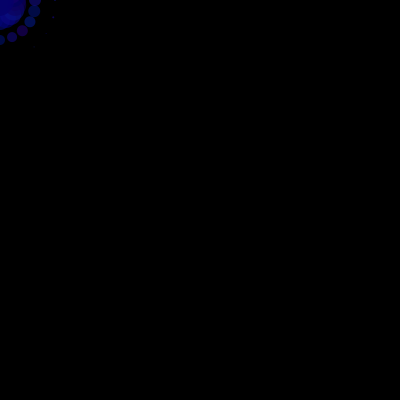
Frame 1 (no input)
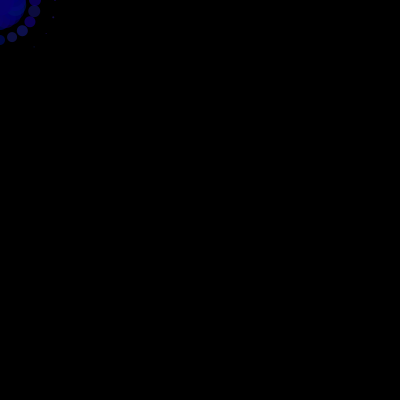
Frame 60 (the mouse pressed at the canvas centre just before this capture)
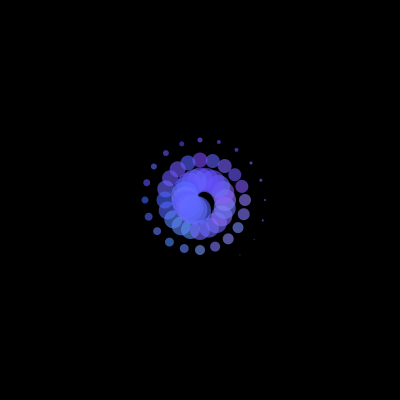
Frame 120 (the mouse held since frame 60 and released just before this capture)

The Processing sketch that drew these frames (run headless with seeded random() and noise(); from frame 60 on, the mouse is pressed at the canvas centre):

// Processing sketch: processing_2003
// ── processing_2003.pde

/**
 * Magic Snail
 * Based in "StoryingInput" sketch from the examples
 *
 * (cc) Alejandro Zahler, 2009
 */
 
int num = 60;
float mx[] = new float[num];
float my[] = new float[num];

void setup() 
{
  size(400, 400);
  smooth();
  noStroke();
  fill(255, 153); 

}

void draw() 
{
  background(0);  //51
  
  // Reads throught the entire array
  // and shifts the values to the left
  for(int i=1; i<num; i++) {
    mx[i-1] = mx[i];
    my[i-1] = my[i];
  } 
  // Add the new values to the end of the array
  mx[num-1] = mouseX;
  my[num-1] = mouseY;

  for(int i=0; i<num; i++) {

    float inc = TWO_PI*0.05;    // periodity of circles' path. Period = 20

   float factorX =(num-i)+(mx[num-1]/width)*20;  // 80 max
   
   float factorY =(num-i)+(my[num-1]/height)*20;  // 80 max
  
  // The x and y positions, plus the sinusoidal deviation.
  //***
  // The sinusoidal element decreases as i increases. In this way
  // the path of the circles converge.
   float ellipseX=mx[i]+factorX*sin(inc*i); // +/-80 + [0 to width]
   float ellipseY=my[i]+factorY*cos(inc*i); // +/-80 + [0 to height]
   
   // The R and G channels depend on the position of the circle
   // (including the sinusoidal component).
   // Also, it is influenced by random elemnent that give an idea of movement.
   // The range of each of these n is [0..255] +/- 20
   int colorR= int(ellipseX/(width+70)*255 + random(-20, 20));
   int colorG= int(ellipseY/(height+70)*255 + random(-20, 20));
   
   // The color for B channel is just a combination of R and G
   // channels.
   
   fill(colorR, colorG, (ellipseX+ellipseY)*0.5+100+random(-20, 20), 153);
    ellipse(ellipseX, ellipseY, i/2, i/2);
   
  }

}
